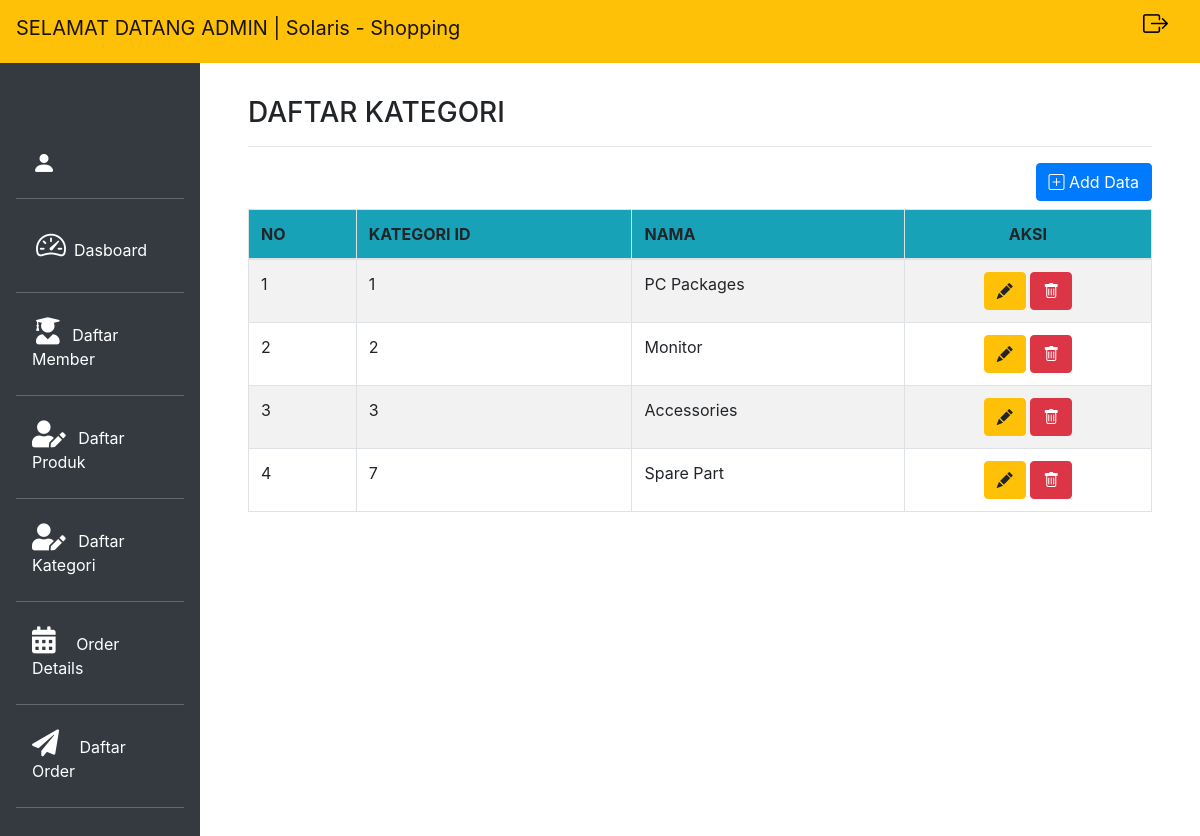
The app's page /admin/kategori/KategoriDisplay.php with its own data.
### tables this page shows
CREATE TABLE `kategori` (
  `KategoriID` int(15) NOT NULL,
  `Nama` varchar(50) NOT NULL
);

### config/KategoriConfig.php (called while the page is built, shortened)
<?php
class KategoriConfig
{
    private $conn;
    public function __construct() {
        $hostname = 'localhost';
        $dbname = 'uas';
        $username = 'root';
        $password = '';
        $this->conn = new PDO("mysql:host=$hostname;dbname=$dbname", "$username", "$password");
    }
    public function show()
    {
        $query = $this->conn->prepare("SELECT * FROM kategori");
        $query->execute();
        $data = $query->fetchAll();
        return $data;
    }
}
?>

### admin/kategori/KategoriDisplay.php (the view, shortened to what this page needs)
<?php
    include "../../config/KategoriConfig.php";
    $lib = new KategoriConfig();
    $data_siswa = $lib->show();
?>
<!doctype html>
<html lang="en">
<head>
    <link rel="stylesheet" href="https://cdn.jsdelivr.net/npm/bootstrap@4.6.0/dist/css/bootstrap.min.css">
    <link rel="stylesheet" href="../css/dashboard.css">
    <link rel="stylesheet" href="fontawesome-free/css/all.min.css">
    <link rel="stylesheet" href="https://cdn.jsdelivr.net/npm/bootstrap-icons@1.5.0/font/bootstrap-icons.css">
</head>
<body>
    <nav class="navbar navbar-expand-lg navbar-light bg-warning fixed-top">
        <a class="navbar-brand" href="#">SELAMAT DATANG ADMIN | Solaris - Shopping</a>
            <div class="icon ml-4">
            <h5>
                <a href="../../logout.php" style="font-size: 25px;"><i class="bi bi-box-arrow-right mr-3" data-toggle="tooltip" title="Sign Out"></i></a>
            </h5>
            </div>
    </nav>
        <div class="row no-gutters mt-5">
            <div class="col-md-2 bg-dark mt-2 pr-3">
                <div class="bglink">
                <ul class="nav flex-column ml-3">
                    <li class="nav-item">
                    <i class="bi bi-person-fill d-inline-block align-bottom rounded-circle mr-1 ml-3 " style="font-size: 24px; color: white;"></i>
                    <a class="navbar-brand" href="#"><?php echo $nama ?></a><hr class="bg-secondary">
                    </li>
                    <li class="nav-item">
                    <a class="nav-link active" href="../Dashboard.php"><i class="bi bi-speedometer2 pr-2 pl-1" style="font-size: 30px;"></i>Dasboard</a><hr class="bg-secondary">
                    </li>
                    <li class="nav-item">
                    <a class="nav-link" href="../Member/MemberDisplay.php"><i class="fas fa-user-graduate pr-2 pl-1" style="font-size: 27px;"></i> Daftar Member</a><hr class="bg-secondary">
                    </li>
                    <li class="nav-item">
                    <a class="nav-link active" href="../produk/ProdukDisplay.php"><i class="fas fa-user-edit pr-2" style="font-size: 27px;"></i> Daftar Produk</a><hr class="bg-secondary">
                    </li>
                    <li class="nav-item">
                    <a class="nav-link active" href="KategoriDisplay.php"><i class="fas fa-user-edit pr-2" style="font-size: 27px;"></i> Daftar Kategori</a><hr class="bg-secondary">
                    </li>
                    <li class="nav-item">
                    <a class="nav-link active" href="../orderdetails/DetailsDisplay.php"><i class="fas fa-calendar-alt pr-3" style="font-size: 27px;"></i> Order Details</a><hr class="bg-secondary">
                    </li>
                    <li class="nav-item">
                    <a class="nav-link active" href="../order/OrderDisplay.php"><i class="fas fa-paper-plane pr-3" style="font-size: 27px;"></i> Daftar Order</a><hr class="bg-secondary">
                    </li>
                </ul>
                </div>
            </div>
            <div class="col-md-10 p-5 pt-2">
                <h3>DAFTAR KATEGORI</h3><hr>
                <a href="#" id="AddBtn" class="btn btn-primary mb-2" style="float: right;"><i class="bi bi-plus-square"></i> Add Data</a>
                <table class="table table-striped table-bordered table-hover">
                <thead class="thead bg-info">
                    <tr>
                    <th scope="col">NO</th>
                    <th scope="col">KATEGORI ID</th>
                    <th scope="col">NAMA</th>
                    <th colspan="3" class="text-center" scope="col">AKSI</th>
                    </tr>
                </thead>
                <tbody>
                <?php
                    $no = 1;
                    foreach($data_siswa as $row){
                        echo "<tr>";
                        echo "<td>".$no."</td>";
                        echo "<td>".$row['KategoriID']."</td>";
                        echo "<td>".$row['Nama']."</td>";
                        echo "<td class='text-center'><a class='btn btn-warning' href='UpdateKategori.php?id=".$row['KategoriID']."'><i class='bi bi-pencil-fill'></i></a>
                        <a class='btn btn-danger' href='KategoriDisplay.php?delete=".$row['KategoriID']."'><i class='bi bi-trash'></i></a></td>";
                        echo "</tr>";
                        $no++;
                    }
                ?>
                </tbody>
                </table>
            </div>
        </div>
    </body>
</html>

### admin/css/dashboard.css (style rules this page uses)
.icon h5 i { color: black; }
.nav a { color: white; }
.navbar { padding-bottom: 15px; }
.bglink { margin-bottom: 295px; padding-top: 90px; }
.navbar-brand { font-size: 20px; }

### records on screen
kategori: KategoriID "1", Nama "PC Packages"
kategori: KategoriID "2", Nama "Monitor"
kategori: KategoriID "3", Nama "Accessories"
kategori: KategoriID "7", Nama "Spare Part"
